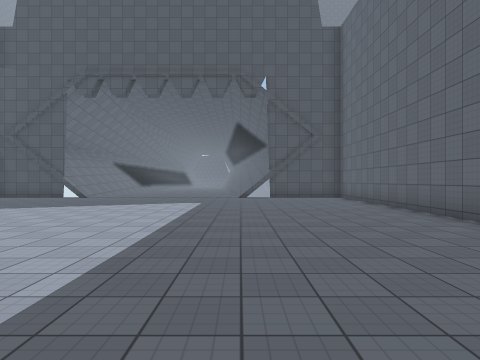
View 1 (above)

16 first-person views from a walk through a 3-D level made in the Unity game engine. The camera is 1.5 m above the floor, looks level and sees 75° across. The floor is counted in squares, 2 m on a side. Each view is taken from the middle of a square. On the plan, view 1 faces up. The plan holds only what a view shows up to about 10 squares ahead; the rest is blank. The place goes on beyond the plan. The player is left out. Some animated figures are not drawn. Surface patterns are stand-ins for the level's own textures.

View 2
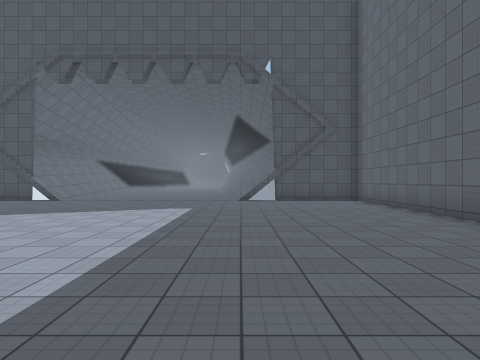

View 3
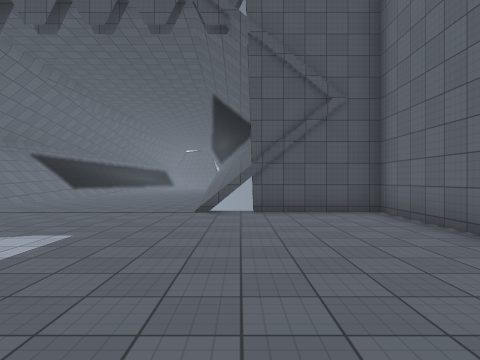

View 4
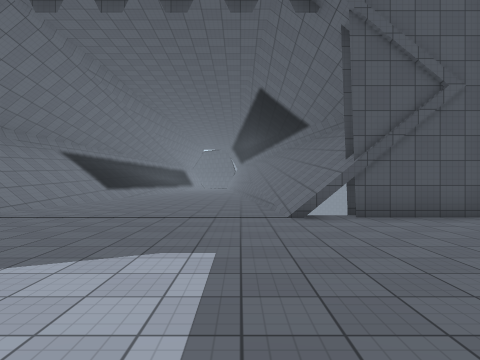

View 5
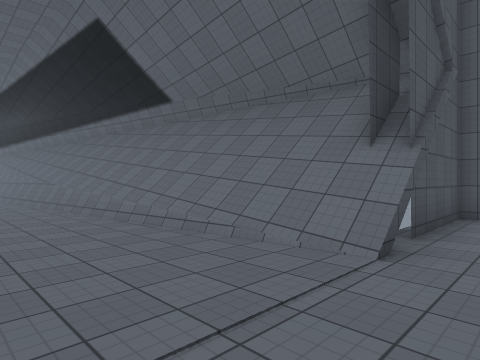

View 6
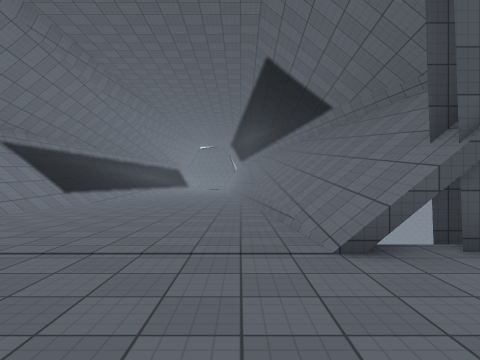

View 7
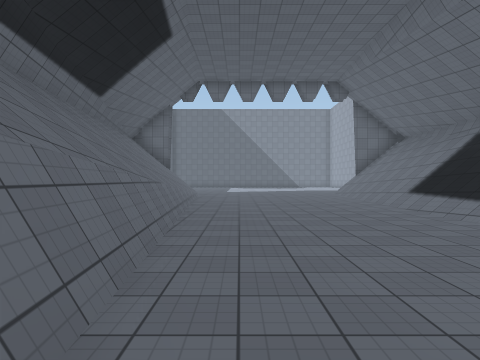

View 8
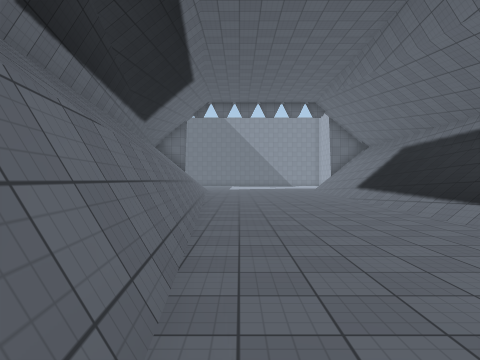

View 9
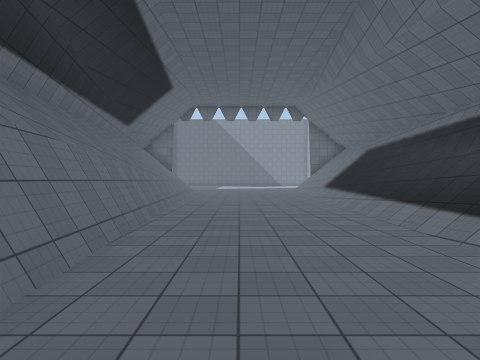

View 10
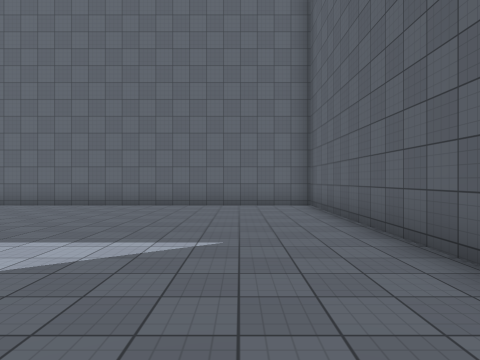

View 11
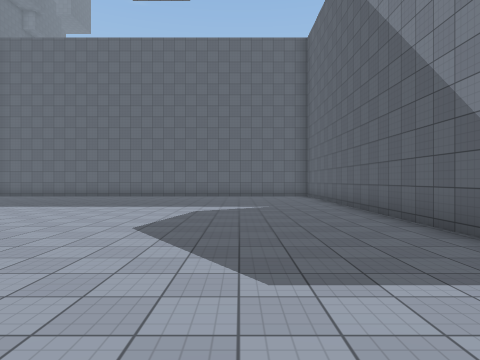

View 12
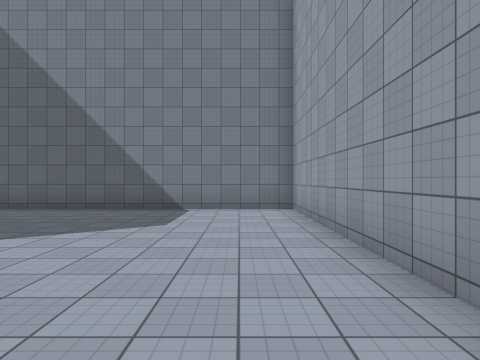

View 13
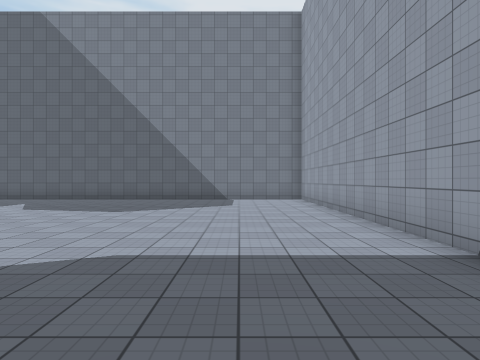

View 14
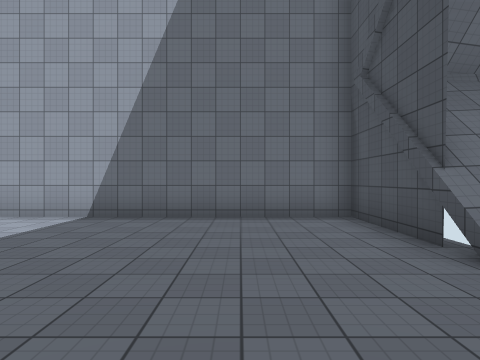

View 15
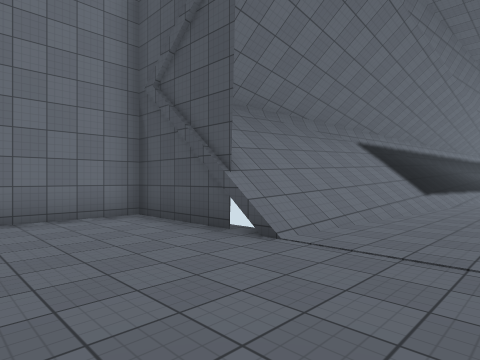

View 16
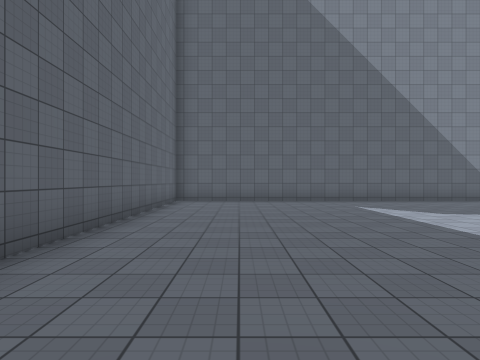

### Floor plan
Key: @ floor where view 1 was taken; # wall or solid block; x gap in a wall; . main floor; - floor 0.25 m lower than the main floor; / step, stairs or slope; = window, fence, low wall or low ledge; ^ raised ledge; v drop or lower ground.
Columns run from 11 left of view 1 to 5 right of it. Each row starts with its distance up from view 1.
 33         -
 32        ---
 31       ----#
 30       ----#^
 29      #----#x^
 28      #----#/#
 27      #----#/#
 26      #....v/#
 25     ##....v/#
 24     ##....v/#
 23     #/....v/##
 22     #/....=//#
 21     #/.....//#
 20   ###/.....//#
 19   ##=/.....//#
 18   #///.....//#
 17   #//......//#^
 16   #//......///^
 15   #//......///#
 14 ###//......//####
 13 #.##/......//#..#
 12 #...............#
 11 #...............#
 10 #...............#
  9 #...............#
  8 #...............#
  7 #...............#
  6 #...............#
  5 #...............#
  4 #...............#
  3 #...............#
  2 #...............#
  1 #...............#
  0 #..........@....#
 -1 #################

Positions as (right, up) in squares from view 1, and headings:
1: (0, 0), facing up
2: (0, 2), facing up
3: (1, 6), facing up
4: (-1, 7), facing up
5: (-3, 12), facing up-right
6: (-1, 10), facing up
7: (-2, 28), facing down
8: (-2, 32), facing down
9: (-3, 33), facing down
10: (-5, 1), facing right
11: (-10, 2), facing right
12: (-9, 7), facing down
13: (-8, 11), facing down
14: (-4, 11), facing left
15: (-4, 10), facing up-left
16: (2, 10), facing down
